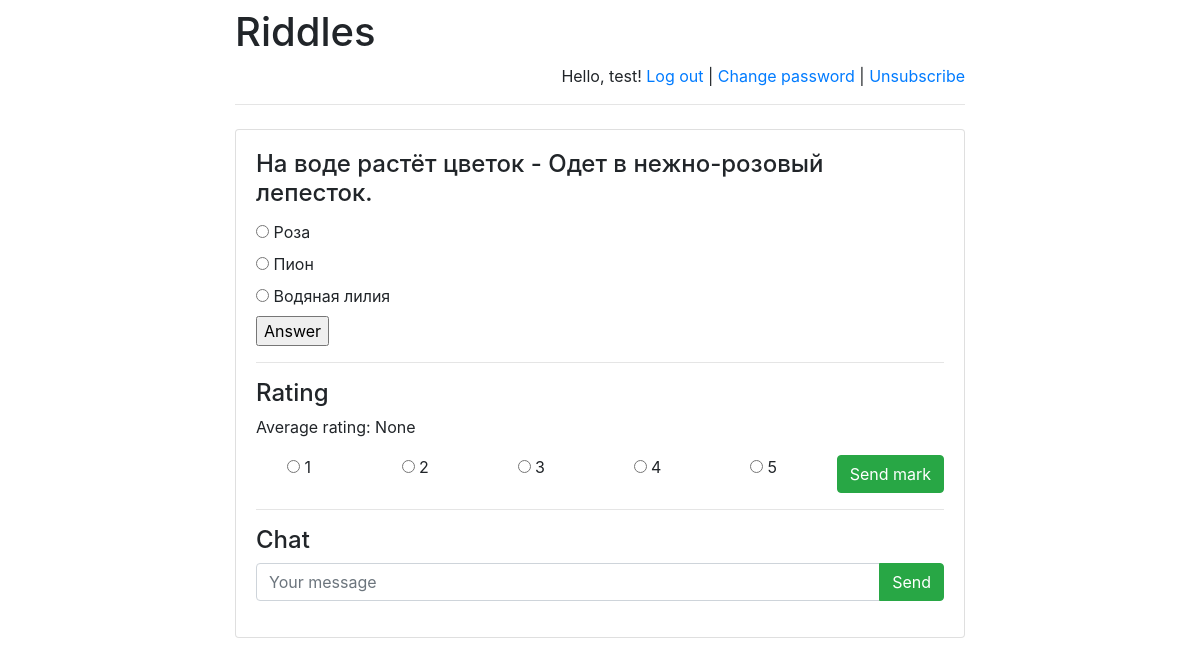
Page /riddles/6/ (signed in) on the committed database.
### riddles/models.py (models this page shows)
class Riddle(models.Model):
    riddle_text = models.CharField(max_length=255)
    pub_date = models.DateTimeField('date published')

class Option(models.Model):
    riddle = models.ForeignKey(Riddle, on_delete=models.CASCADE)
    text = models.CharField(max_length=255)
    correct = models.BooleanField(default=False)

### riddles/views.py (the view)
# urls.py: url(r'^([0-9]+)/$', views.detail, name='detail'),
def detail(request, riddle_id):
    error_message = None
    if "error_message" in request.GET:
        error_message = request.GET["error_message"]
    ordered_option_set = \
        list(Option.objects.filter(riddle_id=riddle_id))
    option_iter = \
        numpy.random.permutation(len(ordered_option_set))
    option_set = []
    for num in option_iter:
        option_set.append(ordered_option_set[num])
    return render(
        request,
        "answer.html",
        {
            "option_set": option_set,
            "riddle": get_object_or_404(
                Riddle, pk=riddle_id),
            "error_message": error_message,
            "latest_messages":
                Message.objects
                    .filter(chat_id=riddle_id)
                    .order_by('-pub_date')[:5],
            "already_rated_by_user":
                Mark.objects
                    .filter(author_id=request.user.id)
                    .filter(riddle_id=riddle_id)
                    .count(),
            "user_rating":
                Mark.objects
                    .filter(author_id=request.user.id)
                    .filter(riddle_id=riddle_id)
                    .aggregate(Avg('mark'))
                ["mark__avg"],
            "avg_mark":
                Mark.objects
                    .filter(riddle_id=riddle_id)
                    .aggregate(Avg('mark'))
                ["mark__avg"]
        }
    )

### riddles/templates/answer.html (shortened to what this page needs)
{% extends 'base.html' %}
{% block main %}
    <h4 class="card-title">{{ riddle.riddle_text }}</h4>
    <form action="answer/" method="post">
        {% for option in option_set %}
            <input type="radio" name="option" id="option{{ forloop.counter }}" value="{{ option.id }}"/>
            <label for="option{{ forloop.counter }}"> {{ option.text }} </label><br>
        {% endfor %}
        <input type="submit" value="Answer"/>
    </form>
    <hr>
    <h4>Rating</h4>
    <p>Average rating:
        <span id="avg_mark_span">
            {{ avg_mark }}
        </span>
    </p>
    {% if user.is_authenticated %}
        {% if already_rated_by_user == 0 %}
            <form action="post_mark/" method="post">
                <div class="row">
                    <div class="col-sm text-center">
                        <input name="mark" type="radio" value="1"/> 1
                    </div>
                    <div class="col-sm text-center">
                        <input name="mark" type="radio" value="2"/> 2
                    </div>
                    <div class="col-sm text-center">
                        <input name="mark" type="radio" value="3"/> 3
                    </div>
                    <div class="col-sm text-center">
                        <input name="mark" type="radio" value="4"/> 4
                    </div>
                    <div class="col-sm text-center">
                        <input name="mark" type="radio" value="5"/> 5
                    </div>
                    <div class="col-sm text-center">
                        <input class="btn btn-success" type="submit" value="Send mark"/>
                    </div>
                </div>
            </form>
        {% else %}
            Your rating: {{ user_rating }}
        {% endif %}
    {% endif %}
    <hr>
    <h4>Chat</h4>
    {% if user.is_authenticated %}
        <form action="post/" method="post">
            <div class="input-group mb-3">
                <input type="text"
                       class="form-control"
                       placeholder="Your message"
                       name="message"/>
                <div class="input-group-append">
                    <input class="btn btn-success"
                           type="submit"
                           value="Send"/>
                </div>
            </div>
        </form>
    {% endif %}
{% endblock %}

### riddles/templates/base.html (shortened to what this page needs)
<!doctype html>
<html lang="en">
<head>
    <link rel="stylesheet"
          href="https://stackpath.bootstrapcdn.com/bootstrap/4.1.3/css/bootstrap.min.css">
</head>
<body>
<div class="container">
    <div class="row justify-content-center">
        <div class="col-8">
            <h1 class="mt-2">Riddles</h1>
            {% if user.is_authenticated %}
                <p class="text-right">
                    Hello, {{ user.username }}!
                    <a href="/riddles/logout">Log out</a> |
                    <a href="/riddles/password-change"> Change password </a>
                    {% if user.email == '' %}
                        | <a href="/riddles/subscribe">Subscribe</a>
                    {% else %}
                        | <a href="/riddles/unsubscribe">Unsubscribe</a>
                    {% endif %}
                </p>
            {% else %}
                <p class="text-right">
                    <a href="/riddles/login">Log in</a> |
                    <a href="/riddles/register">Register</a>
                </p>
            {% endif %}
            <hr class="mt-0 mb-4">
            <div class="card">
                <div class="card-body">
                    {% block main %}
                    {% endblock %}
                </div>
            </div>
        </div>
    </div>
</div>
</body>
</html>

### rows in the picture
Riddle: riddle_text "На воде растёт цветок - Одет в нежно-розовый лепесток."
Option: text "Роза"
Option: text "Пион"
Option: text "Водяная лилия"

### other values in the picture
{{ user.username }} "test"
{{ avg_mark }} "None"
